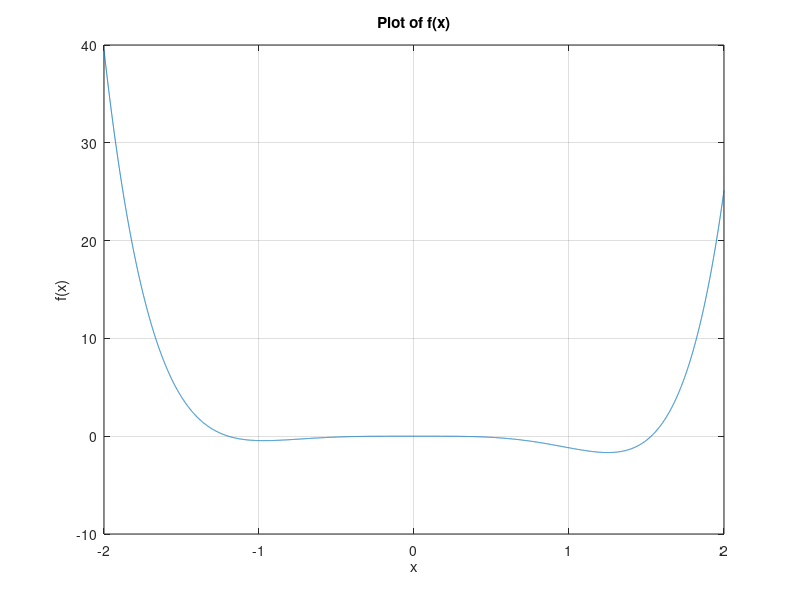

MATLAB code for this plot: (Note: this script raises an error after producing the figure.)
% H συνάρτηση f
format long;
f_x = @(x) exp(sin(x).^3) + x.^6 - 2*x.^4 - x.^3 - 1;

% Γράφημα της f
x = linspace(-2, 2, 10000);  
plot(x, f_x(x));
grid on; 
xlabel('x');      
ylabel('f(x)'); 
title('Plot of f(x)'); 

syms x  
f_x = exp(sin(x)^3) + x^6 - 2*x^4 - x^3 - 1; 
tolerance = 10^(-7);
f_numeric = matlabFunction(f_x); 

    
%Μέθοδος Τέμνουσας | 100 επαναλήψεις για εύρεση μέσης ταχύτητας σύγκλισης


TotalIterations = 0;

a=-2;
b=2;

for i=0:100
    iterations =1;
    randomInitialization1 = a + (b-a) * rand;
    randomInitialization2 = a + (b-a) * rand;
    xn_1 = randomInitialization1;
    xn_2 = randomInitialization2;
    xn =  xn_1 - f_numeric(xn_1) *(xn_1 - xn_2) / (f_numeric(xn_1)-f_numeric(xn_2)+eps);    
    while abs(xn - xn_1)  > tolerance 
        iterations = iterations +1; 
        xn_2 = xn_1;
        xn_1 = xn; 
        xn =  xn_1 - f_numeric(xn_1) .*(xn_1 - xn_2) / (f_numeric(xn_1)-f_numeric(xn_2)+eps);
    end
    fprintf('%.7f', xn);
    disp(iterations);
    TotalIterations = TotalIterations + iterations;
end
AverateIterations = TotalIterations/100;
disp(AverateIterations);

